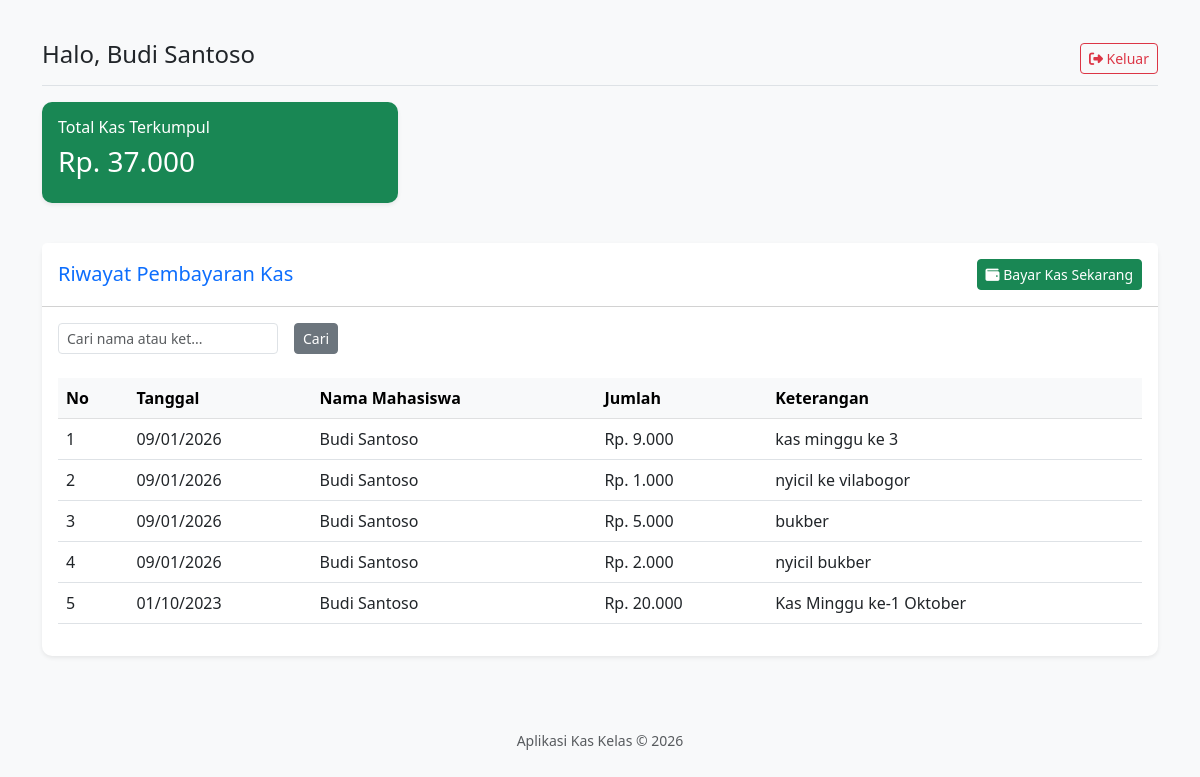
Page /Bayarkas/index.php?url=dashboard (signed in) on the committed database.
### tables this page shows
CREATE TABLE `kas_kelas` (
  `id` int(11) NOT NULL,
  `user_id` int(11) NOT NULL,
  `jumlah_bayar` decimal(10,2) NOT NULL,
  `metode_pembayaran` varchar(50) DEFAULT NULL,
  `tanggal` date NOT NULL,
  `keterangan` varchar(255) DEFAULT NULL
);

CREATE TABLE `users` (
  `id` int(11) NOT NULL,
  `username` varchar(50) NOT NULL,
  `password` varchar(255) NOT NULL,
  `nama_lengkap` varchar(100) NOT NULL,
  `role` enum('admin','user') DEFAULT 'user'
);

### Bayarkas/controllers/KasController.php (called while the page is built, shortened)
<?php
class KasController {
    private $kasModel;
    public function __construct() {
        $this->kasModel = new Kas();
    }
    public function index() {
    $keyword = $_GET['keyword'] ?? null;
    if ($keyword) {
        $data_kas = $this->kasModel->cariData($keyword, $_SESSION['role'], $_SESSION['user_id'] ?? null);
    } else {
        if ($_SESSION['role'] == 'admin') {
            $data_kas = $this->kasModel->getAll();
        } else {
            $data_kas = $this->kasModel->getByUserId($_SESSION['user_id']);
        }
    }
    include 'views/dashboard.php';
}
}

### Bayarkas/config/Database.php (called while the page is built, shortened)
<?php
class Database {
    private $host = "localhost";
    private $user = "root";
    private $pass = "";
    private $db_name = "db_bayarkas";
    public function __construct() {
        $this->conn = new mysqli($this->host, $this->user, $this->pass, $this->db_name);
    }
}

### Bayarkas/models/Kas.php (called while the page is built, shortened)
<?php
class Kas extends Database {
    public function getByUserId($user_id) {
        $query = "SELECT kas_kelas.*, users.nama_lengkap
                  FROM kas_kelas
                  JOIN users ON kas_kelas.user_id = users.id
                  WHERE user_id = '$user_id'
                  ORDER BY tanggal DESC";
        return $this->conn->query($query);
    }
}

### Bayarkas/views/dashboard.php (the view, shortened to what this page needs)
<?php include 'partials/header.php'; ?>
<div class="d-flex justify-content-between flex-wrap flex-md-nowrap align-items-center pt-3 pb-2 mb-3 border-bottom">
    <h4>Halo, <?php echo $_SESSION['nama_lengkap'] ?? $_SESSION['nama'] ?? 'User'; ?></h4>
    <div class="btn-toolbar mb-2 mb-md-0">
        <a href="index.php?url=logout" class="btn btn-sm btn-outline-danger">
            <i class="fas fa-sign-out-alt"></i> Keluar
        </a>
    </div>
</div>
<div class="row mb-4">
    <div class="col-md-4 mb-3">
        <div class="card bg-success text-white shadow-sm border-0">
            <div class="card-body">
                <h6>Total Kas Terkumpul</h6>
                <h3>
                    <?php
                    $total = 0;
                    foreach($data_kas as $t) {
                        $total += $t['jumlah_bayar'];
                    }
                    $data_kas->data_seek(0);
                    echo "Rp. " . number_format($total, 0, ',', '.');
                    ?>
                </h3>
            </div>
        </div>
    </div>
</div>
<div class="card border-0 shadow-sm">
    <div class="card-header bg-white py-3 d-flex justify-content-between align-items-center">
        <h5 class="m-0 font-weight-bold text-primary">Riwayat Pembayaran Kas</h5>
        <?php if($_SESSION['role'] == 'admin'): ?>
            <a href="index.php?url=tambah-kas" class="btn btn-primary btn-sm">
                <i class="fas fa-plus"></i> Tambah Data
            </a>
        <?php else: ?>
            <a href="index.php?url=tambah-kas" class="btn btn-success btn-sm">
                <i class="fas fa-wallet"></i> Bayar Kas Sekarang
            </a>
        <?php endif; ?>
    </div>
    <div class="card-body">
        <form action="index.php" method="GET" class="row g-3 mb-4">
            <div class="col-auto">
                <input type="text" name="keyword" class="form-control form-control-sm"
                       placeholder="Cari nama atau ket..."
                       value="<?php echo $_GET['keyword'] ?? ''; ?>">
            </div>
            <div class="col-auto">
                <button type="submit" class="btn btn-sm btn-secondary">Cari</button>
            </div>
        </form>
        <div class="table-responsive">
            <table class="table table-hover">
                <thead class="table-light">
                    <tr>
                        <th>No</th>
                        <th>Tanggal</th>
                        <th>Nama Mahasiswa</th>
                        <th>Jumlah</th>
                        <th>Keterangan</th>
                    </tr>
                </thead>
                <tbody>
                    <?php
                    $no = 1;
                    while($row = $data_kas->fetch_assoc()):
                    ?>
                    <tr>
                        <td><?php echo $no++; ?></td>
                        <td><?php echo date('d/m/Y', strtotime($row['tanggal'])); ?></td>
                        <td><?php echo $row['nama_lengkap']; ?></td>
                        <td>Rp. <?php echo number_format($row['jumlah_bayar'], 0, ',', '.'); ?></td>
                        <td><?php echo $row['keterangan']; ?></td>
                    </tr>
                    <?php endwhile; ?>
                </tbody>
            </table>
        </div>
    </div>
</div>
<?php include 'partials/footer.php'; ?>

### Bayarkas/views/partials/header.php (style rules this page uses)
body { background-color: #f8f9fa; }
.card { border-radius: 10px; }

### rows in the picture
kas_kelas: tanggal "09/01/2026", user.nama_lengkap "Budi Santoso", jumlah_bayar "9.000", keterangan "kas minggu ke 3"
kas_kelas: tanggal "09/01/2026", user.nama_lengkap "Budi Santoso", jumlah_bayar "1.000", keterangan "nyicil ke vilabogor"
kas_kelas: tanggal "09/01/2026", user.nama_lengkap "Budi Santoso", jumlah_bayar "5.000", keterangan "bukber"
kas_kelas: tanggal "09/01/2026", user.nama_lengkap "Budi Santoso", jumlah_bayar "2.000", keterangan "nyicil bukber"
kas_kelas: tanggal "01/10/2023", user.nama_lengkap "Budi Santoso", jumlah_bayar "20.000", keterangan "Kas Minggu ke-1 Oktober"

### other values in the picture
$_SESSION['nama_lengkap'] "Budi Santoso"
$total "37.000"
